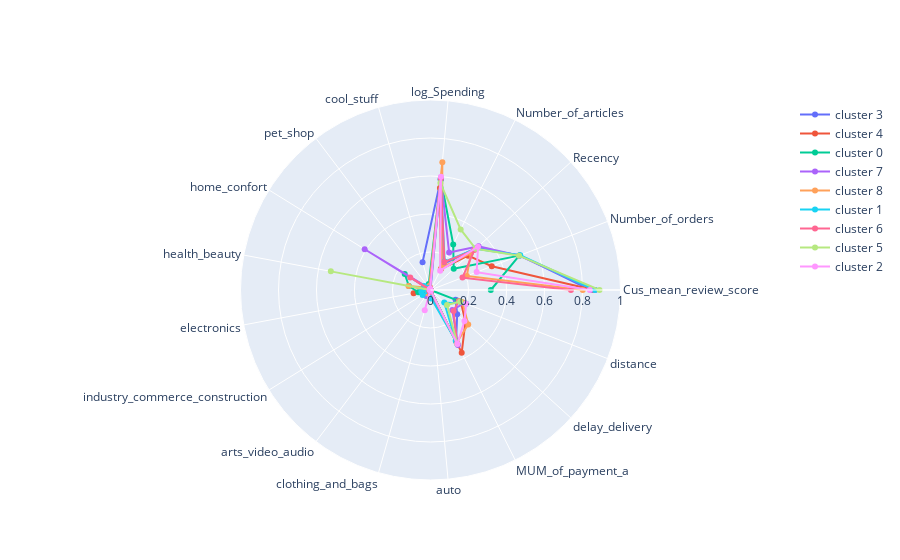

Source (notebook cell):
### Code cell
polarplt(df2, 'cluster_M0', selection)

### Figure 1 — Plotly figure (JSON) as saved in the notebook; plotly's stock layout.template omitted (floating-point values rounded to 4 significant figures)
{"data": [{"name": "cluster 3", "r": [0.8433, 0.5044, 0.33, 0.1534, 0.5826, 0.1524, null, 0.002249, 0.0005354, null, null, 0.0005354, 0.0006425, 0.0006425, 0.3016, 0.1902, 0.1414], "theta": ["Cus_mean_review_score", "Number_of_orders", "Recency", "Number_of_articles", "log_Spending", "cool_stuff", "pet_shop", "home_confort", "health_beauty", "electronics", "industry_commerce_construction", "arts_video_audio", "clothing_and_bags", "auto", "MUM_of_payment_a", "delay_delivery", "distance", "cluster_t2", "cluster_M0"], "type": "scatterpolar"}, {"name": "cluster 4", "r": [0.8615, 0.3458, 0.2679, 0.123, 0.5398, 0.01591, 0.0008424, 0.001498, 0.000936, 0.09039, 0.0001872, 0.008237, 0.0008424, 0.0005616, 0.3684, 0.2488, 0.1711], "theta": ["Cus_mean_review_score", "Number_of_orders", "Recency", "Number_of_articles", "log_Spending", "cool_stuff", "pet_shop", "home_confort", "health_beauty", "electronics", "industry_commerce_construction", "arts_video_audio", "clothing_and_bags", "auto", "MUM_of_payment_a", "delay_delivery", "distance", "cluster_t2", "cluster_M0"], "type": "scatterpolar"}, {"name": "cluster 0", "r": [0.3174, 0.5009, 0.1654, 0.2682, 0.5867, 0.03291, 0.005759, 0.1596, 0.1158, 0.06551, 0.01937, 0.03784, 0.0144, 0.0198, 0.3176, -0.335, 0.1548], "theta": ["Cus_mean_review_score", "Number_of_orders", "Recency", "Number_of_articles", "log_Spending", "cool_stuff", "pet_shop", "home_confort", "health_beauty", "electronics", "industry_commerce_construction", "arts_video_audio", "clothing_and_bags", "auto", "MUM_of_payment_a", "delay_delivery", "distance", "cluster_t2", "cluster_M0"], "type": "scatterpolar"}, {"name": "cluster 7", "r": [0.8665, 0.5001, 0.3423, 0.22, 0.5932, 0.0005433, 0.0121, 0.4074, 0.0001976, 0.0009878, 0.004445, 0.03846, null, 0.01828, 0.3239, 0.1555, 0.1909], "theta": ["Cus_mean_review_score", "Number_of_orders", "Recency", "Number_of_articles", "log_Spending", "cool_stuff", "pet_shop", "home_confort", "health_beauty", "electronics", "industry_commerce_construction", "arts_video_audio", "clothing_and_bags", "auto", "MUM_of_payment_a", "delay_delivery", "distance", "cluster_t2", "cluster_M0"], "type": "scatterpolar"}, {"name": "cluster 8", "r": [0.8013, 0.205, 0.2883, 0.1317, 0.6757, 0.02239, 0.004071, 0.02551, 0.1179, 0.01266, 0.01459, 0.02307, 0.01323, 0.007123, 0.3094, 0.2686, 0.1799], "theta": ["Cus_mean_review_score", "Number_of_orders", "Recency", "Number_of_articles", "log_Spending", "cool_stuff", "pet_shop", "home_confort", "health_beauty", "electronics", "industry_commerce_construction", "arts_video_audio", "clothing_and_bags", "auto", "MUM_of_payment_a", "delay_delivery", "distance", "cluster_t2", "cluster_M0"], "type": "scatterpolar"}, {"name": "cluster 1", "r": [0.865, 0.5065, 0.3227, 0.1672, 0.5848, 0.004119, 0.01492, 0.03942, 0.003383, 0.04898, 0.04912, 0.008311, 0.00559, 0.04428, 0.298, 0.09773, 0.2012], "theta": ["Cus_mean_review_score", "Number_of_orders", "Recency", "Number_of_articles", "log_Spending", "cool_stuff", "pet_shop", "home_confort", "health_beauty", "electronics", "industry_commerce_construction", "arts_video_audio", "clothing_and_bags", "auto", "MUM_of_payment_a", "delay_delivery", "distance", "cluster_t2", "cluster_M0"], "type": "scatterpolar"}, {"name": "cluster 6", "r": [0.7393, 0.1804, 0.3119, 0.1646, 0.5883, 0.008832, 0.003979, 0.1253, 0.006114, 0.005367, 0.007411, 0.003931, 0.01189, 0.003623, 0.3137, 0.1645, 0.1597], "theta": ["Cus_mean_review_score", "Number_of_orders", "Recency", "Number_of_articles", "log_Spending", "cool_stuff", "pet_shop", "home_confort", "health_beauty", "electronics", "industry_commerce_construction", "arts_video_audio", "clothing_and_bags", "auto", "MUM_of_payment_a", "delay_delivery", "distance", "cluster_t2", "cluster_M0"], "type": "scatterpolar"}, {"name": "cluster 5", "r": [0.8895, 0.5002, 0.3222, 0.3563, 0.5653, null, 8.747e-05, 0.0008747, 0.5336, 0.0002624, null, 0.0006123, null, 8.747e-05, 0.3165, 0.1177, 0.1669], "theta": ["Cus_mean_review_score", "Number_of_orders", "Recency", "Number_of_articles", "log_Spending", "cool_stuff", "pet_shop", "home_confort", "health_beauty", "electronics", "industry_commerce_construction", "arts_video_audio", "clothing_and_bags", "auto", "MUM_of_payment_a", "delay_delivery", "distance", "cluster_t2", "cluster_M0"], "type": "scatterpolar"}, {"name": "cluster 2", "r": [0.8384, 0.2605, 0.3384, 0.1139, 0.5982, 0.006813, 0.0007172, 0.005259, 0.001673, 0.0009563, 0.001434, 0.001793, 0.1109, 0.0008367, 0.3173, 0.2419, 0.2012], "theta": ["Cus_mean_review_score", "Number_of_orders", "Recency", "Number_of_articles", "log_Spending", "cool_stuff", "pet_shop", "home_confort", "health_beauty", "electronics", "industry_commerce_construction", "arts_video_audio", "clothing_and_bags", "auto", "MUM_of_payment_a", "delay_delivery", "distance", "cluster_t2", "cluster_M0"], "type": "scatterpolar"}], "layout": {"polar": {"radialaxis": {"range": [0, 1], "visible": true}}, "showlegend": true}}
